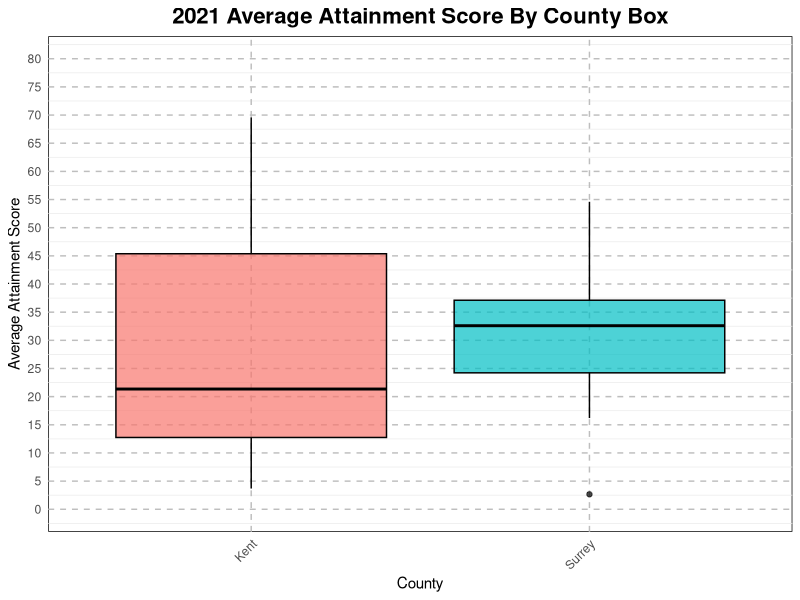
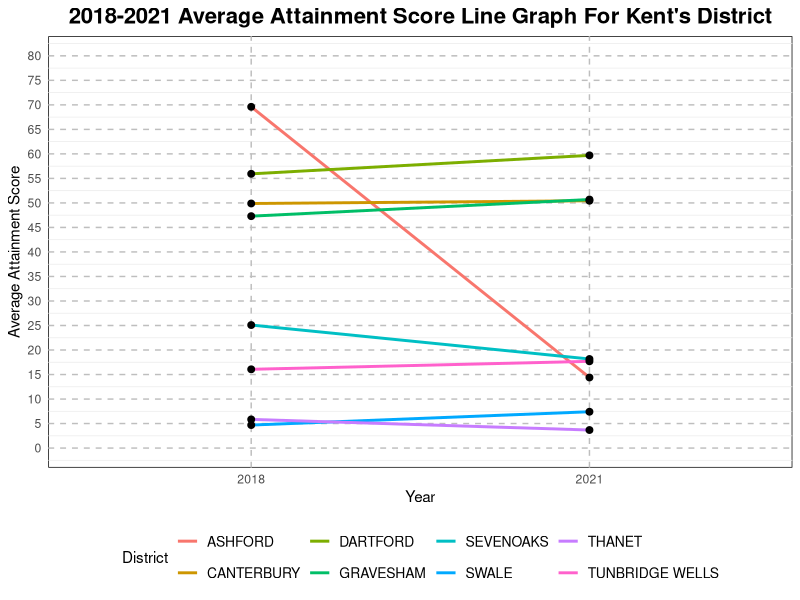
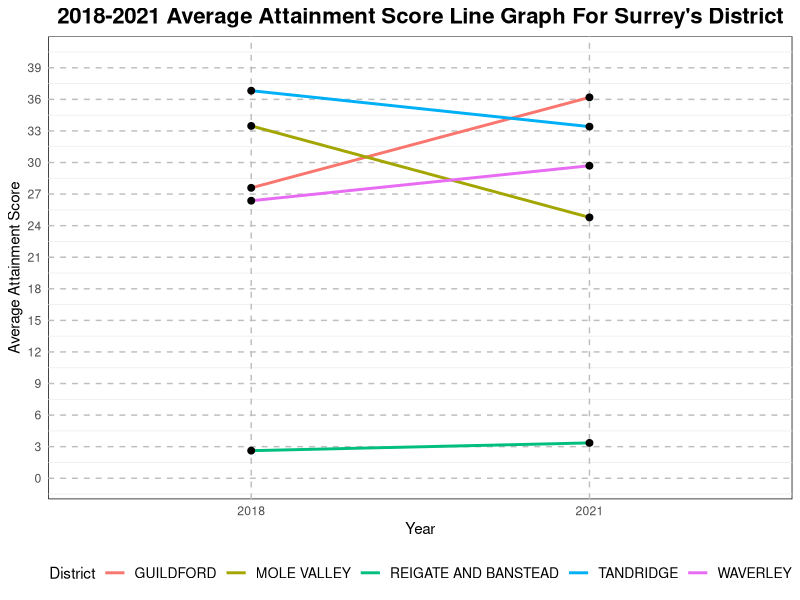

The R script that drew these images, in order:
library(tidyverse)
library(dplyr)
library(lubridate)
library(ggplot2)
library("scales")

cleaned_school_dataset= read_csv('clean-data/Cleaned School Dataset.csv')

#Creating a new dataset consisting district and short postcode
district= read_csv('clean-data/Cleaned Population.csv') %>% 
  select(`Short Postcode`, District) %>% 
  rename(`Short Post Code`= `Short Postcode`) #renaming to match the column name in school dataset

#Joining the district dataset into Schoo Dataset by Short Post Code
cleaned_school_dataset <- cleaned_school_dataset %>% 
  left_join(district, by = "Short Post Code") %>% 
  na.omit() 

#-----------2021 Average Attainment Score Box plot-----------#

#grouping school dataset by town, distrct, county and year and showing avg. price for each group
Grouped_school_dataset = cleaned_school_dataset %>% 
  group_by(`Town`,District,County,Year) %>% 
  summarise(`Average Attainment Score`= mean(`Attainment Score`)) %>% 
  ungroup(`Town`,District,County,`Year`) 

#creating box plot to visualize average attainment score in kent and surrey in 2021
library(ggplot2)

Grouped_school_dataset %>%
  filter(Year == 2021) %>%
  group_by(County) %>%
  ggplot(aes(x = County, y = `Average Attainment Score`, fill = County)) +
  geom_boxplot(alpha = 0.7, color = "black", width = 0.8) +  # Adjust boxplot appearance
  scale_y_continuous(limits = c(0, 80), breaks = seq(0, 80, 5)) +
  labs(title = "2021 Average Attainment Score By County Box",
       x = "County",
       y = "Average Attainment Score") +
  theme_minimal() +
  theme(legend.position = "none",  # Remove legend
        axis.text.x = element_text(angle = 45, hjust = 1),  # Rotate x-axis labels for better readability
        panel.grid.major = element_line(colour = "gray", linetype = "dashed"),  # Add dashed grid lines
        panel.background = element_rect(fill = "white"),  # Change plot background color
        plot.title = element_text(hjust = 0.5, size = 16, face = "bold"),  # Center the title
        legend.text = element_text(size = 10))  # Adjust legend text size

#-----------2018-2021 Average Attainment Score Line Graph For Kent's District-----------#

#grouping the cleaned school dataset by county and year and showing the average price for each group
Grouped_school_dataset2 <- cleaned_school_dataset %>% 
  filter(County=="Kent") %>% #filtering to show only rows with county as Kent
  group_by(District,Year) %>% 
  summarise(`Average Attainment Score`= mean(`Attainment Score`)) 

#creating line graph of average Attainment score from 2018-2021
library(ggplot2)

Grouped_school_dataset2 %>%
  group_by(District, Year) %>%
  ggplot(aes(x = as.factor(Year), y = `Average Attainment Score`, group = District, color = District)) +
  geom_line(linewidth = 1) +
  geom_point(size = 2, color = "black") +
  scale_y_continuous(limits = c(0, 80), breaks = seq(0, 80, 5)) +
  labs(title = "2018-2021 Average Attainment Score Line Graph For Kent's District",
       x = "Year",
       y = "Average Attainment Score") +
  theme_minimal() +
  theme(legend.position = "bottom",
        axis.text.x = element_text(angle = 0),  # Keep x-axis labels horizontal
        panel.grid.major = element_line(colour = "gray", linetype = "dashed"),  # Add dashed grid lines
        panel.background = element_rect(fill = "white"),  # Change plot background color
        plot.title = element_text(hjust = 0.5, size = 16, face = "bold"),  # Center the title
        legend.text = element_text(size = 10))

#-----------2018-2021 Average Attainment Score Line Graph For Surrey's District-----------#

#grouping the cleaned school dataset by county and year and showing the average price for each group
Grouped_school_dataset3 <- cleaned_school_dataset %>% 
  filter(County=="Surrey") %>% #filtering to show only rows with county as Surrey
  group_by(District,Year) %>% 
  summarise(`Average Attainment Score`= mean(`Attainment Score`)) 

#creating line graph of average Attainment score from 2018-2021
Grouped_school_dataset3 %>%
  group_by(District, Year) %>%
  ggplot(aes(x = as.factor(Year), y = `Average Attainment Score`, group = District, color = District)) +
  geom_line(linewidth = 1) +
  geom_point(size = 2, color = "black") +
  scale_y_continuous(limits = c(0, 40), breaks = seq(0, 40, 3)) +
  labs(title = "2018-2021 Average Attainment Score Line Graph For Surrey's District",
       x = "Year",
       y = "Average Attainment Score") +
  theme_minimal() +
  theme(legend.position = "bottom",
        axis.text.x = element_text(angle = 0),  # Keep x-axis labels horizontal
        panel.grid.major = element_line(colour = "gray", linetype = "dashed"),  # Add dashed grid lines
        panel.background = element_rect(fill = "white"),  # Change plot background color
        plot.title = element_text(hjust = 0.5, size = 16, face = "bold"),  # Center the title
        legend.text = element_text(size = 10))
